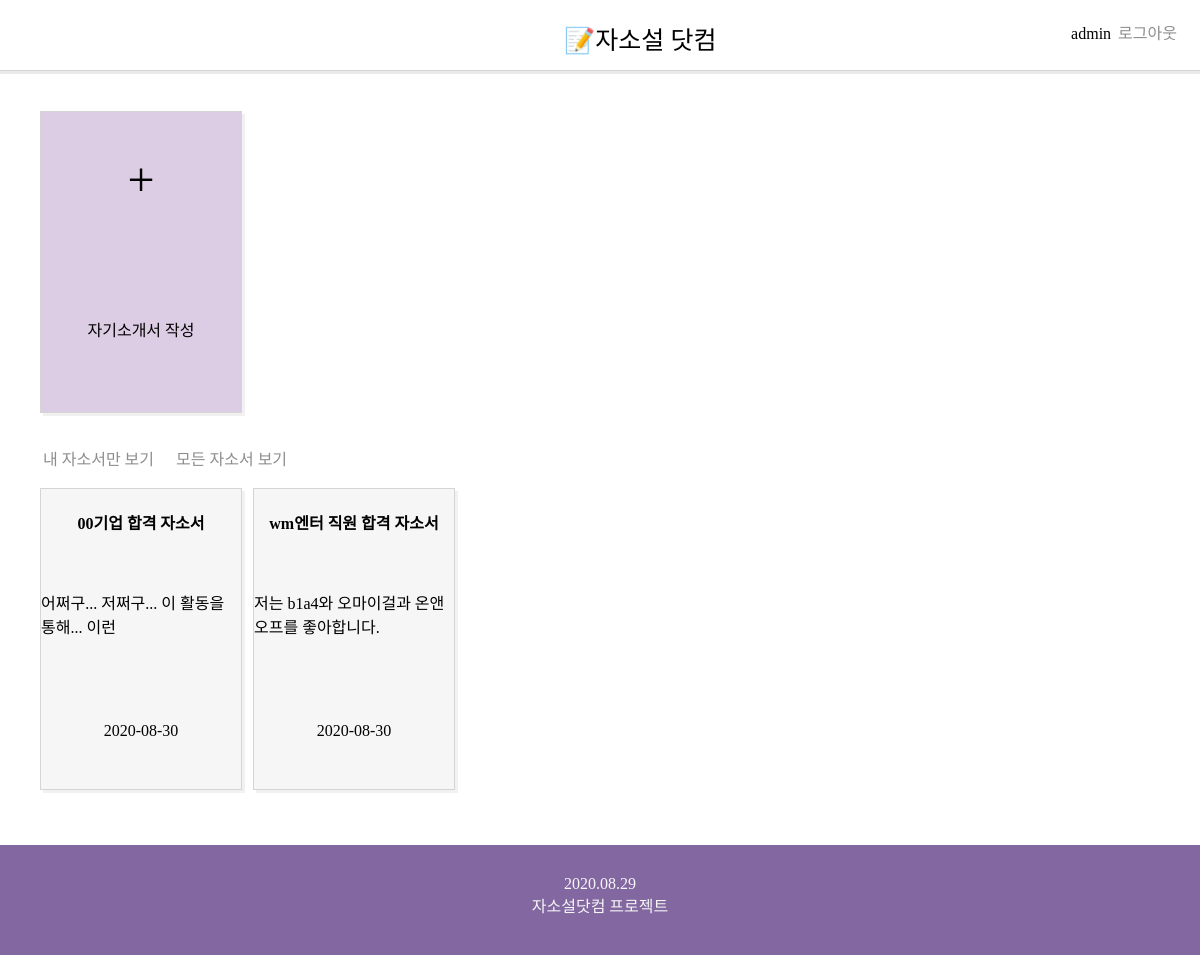
The app's page / (signed in) with its own data.
### jssapp/models.py (models this page shows, shortened)
class Jasoseol(models.Model):
    title = models.CharField(max_length=50)
    content = models.TextField()
    upload_at = models.DateTimeField(auto_now=True)
    author = models.ForeignKey(User, on_delete=models.CASCADE)
    def summaryB(self):
        return self.content[:30]

### jssapp/views.py (the view)
# urls.py: path('', views.index, name='index'),
def index(request):
    all_jss = Jasoseol.objects.all()
    return render(request, 'index.html', {'all_jss':all_jss})

### jssapp/templates/index.html (shortened to what this page needs)
{%extends 'tem.html'%}
{%block contents%}
<div class="box">
    <div class="make_jss" onclick="location.href='/create/'">
        <div class="plus_btn">
                +
        </div>
        <p class="create">자기소개서 작성</p>
    </div>
    <br>
    <div class="btn" onclick="location.href='/myindex/'">내 자소서만 보기</div> &nbsp;&nbsp;
    <div class="btn" onclick="location.href='/'">모든 자소서 보기</div><br><br>
    {%for jss in all_jss%}
    <div class="all_jss" onclick="location.href='/detail/{{jss.id}}'">
        <h4 class="title">{{jss.title}}</h4>
        <p>{{jss.summaryB}}</p>
        <p>{{jss.upload_at|date:"Y-m-d"}}</p>
    </div>
    {%endfor%}
</div>
{%endblock%}

### jssProj/templates/tem.html (shortened to what this page needs)
{%load static%}
<!DOCTYPE html>
<html>
<head>
    <link rel='stylesheet' type='text/css' href='{%static 'index.css'%}'>
</head>
<body>
    <div id="nav">
        <span class="logo" onclick="location.href='/'">📝자소설 닷컴</span>
        <div id="profile">
            {%if user.is_authenticated%}
            {{user}}
            <div class="btn" onclick="location.href='/accounts/logout/'">로그아웃</div>
            {%else%}
            <div class="btn" onclick="location.href='/accounts/signup/'">회원가입하기</div>
            <div class="btn" onclick="location.href='/accounts/login/'">로그인</div>
            {%endif%}
    </div>
    </div>
{%block contents%}
{%endblock%}
<footer>
    2020.08.29 <br>
    자소설닷컴 프로젝트
</footer>
</body>
</html>

### jssapp/static/index.css (style rules this page uses)
body { margin:0 0; padding:0; font-family: 'NanumBarunGothic'; }
.make_jss, .all_jss { width: 200px; height: 300px; border: 1px solid #D5D5D5; display: flex; align-items: center; flex-direction: column; margin-bottom: 15px; margin-right: 7px; box-shadow: 3px 3px #f2f1f2 ; }
.all_jss { display: inline-flex; background-color: #F6F6F6; transition: background-color 1s; }
.make_jss { background-color:#dccce4; transition: background-color 1s; }
.plus_btn { flex:1; display:flex; align-items: center; font-size: 3rem; }
p { flex:1; display: flex; align-items: center; }
#nav { width:100%; height: 50px; padding-top:20px; border-bottom: 1px #D5D5D5 solid; box-shadow: 0px 3px #EAEAEA; }
.logo { position: relative; left: 47%; font-family: 'paybooc-Bold'; font-size: 25px; }
#profile { display: inline; float: right; margin-right: 20px; }
.box { margin: 40px; }
.btn { color: #8D8D8D; display: inline; margin: 3px; border-radius: 3px; }
footer { position: relative; width: 100%; height: 80px; background-color: rgb(131,103,161); text-align: center; padding-top: 30px; color: #F6F6F6; }

### records on screen
Jasoseol: title "00기업 합격 자소서", summaryB "어쩌구... 저쩌구... 이 활동을 통해... 이런", upload_at "2020-08-30"
Jasoseol: title "wm엔터 직원 합격 자소서", summaryB "저는 b1a4와 오마이걸과 온앤오프를 좋아합니다.", upload_at "2020-08-30"

### other values on screen
{{ user }} "admin"
